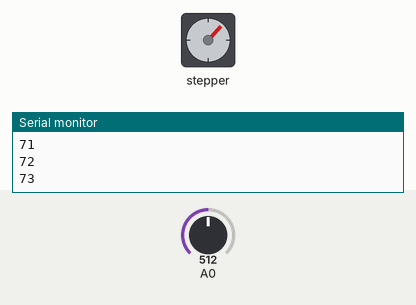
Bench run of a sketch on a simulated Arduino Uno, built with avr-gcc and run on an emulated ATmega328P. On the bench: stepper motor, the last lines printed to the serial monitor. Inputs (shaded band) come from the test bench; at power-on: A0 = 512. Stepper angles assume 100 steps per turn.

Above: at 4.2 s.
4.3 s: A0 set to 716
At 6.0 s:
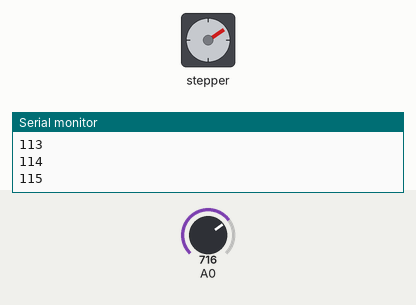
7.3 s: A0 set to 1023
At 10.1 s:
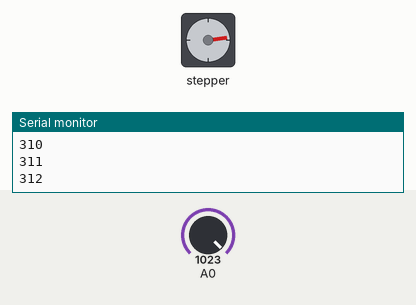
10.3 s: A0 set to 511
At 10.45 s:
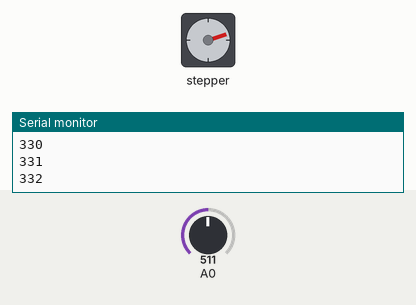
Timing chart, 0 to 15.2 s (numbered marks = the images above; inputs shaded):
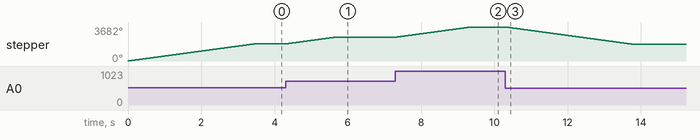

The sketch:

servo2.ino
```cpp
/**
   controle d'un servo moteur
*/
#include <Stepper.h>

int cnt = 0;

// Here to set the stepper motor rotation is how many steps
#define STEPS 100

// attached toSet the step number and pin of the stepper motor
Stepper stepper(STEPS, 8, 9, 10, 11);

// Define variables used to store historical readings
int previous = 0;


void setup() {
  // put your setup code here, to run once:
  Serial.begin(9600);
  Serial.println("Welcome");// envoi d'un message

  // Set the motor at a speed of 90 steps per minute
  stepper.setSpeed(90);
}

void loop() {
  // put your main code here, to run repeatedly:

  Serial.println(cnt++);

  int val = analogRead(0); // Get sensor readings
  stepper.step(val - previous);// Move the number of steps for the current readings    less historical readings
  previous = val;// Save historical readings

  delay(10);
}
```

Measured:
- after the input at 4.3 s, stepper: turns 734° clockwise in 1.4 s, starting at once
- after the input at 7.3 s, stepper: turns 1105° clockwise in 2.1 s, starting at once
- after the input at 10.3 s, stepper: turns 1843° counter-clockwise in 3.4 s, starting at once
- by itself, stepper: turns 1843° clockwise in 3.4 s
